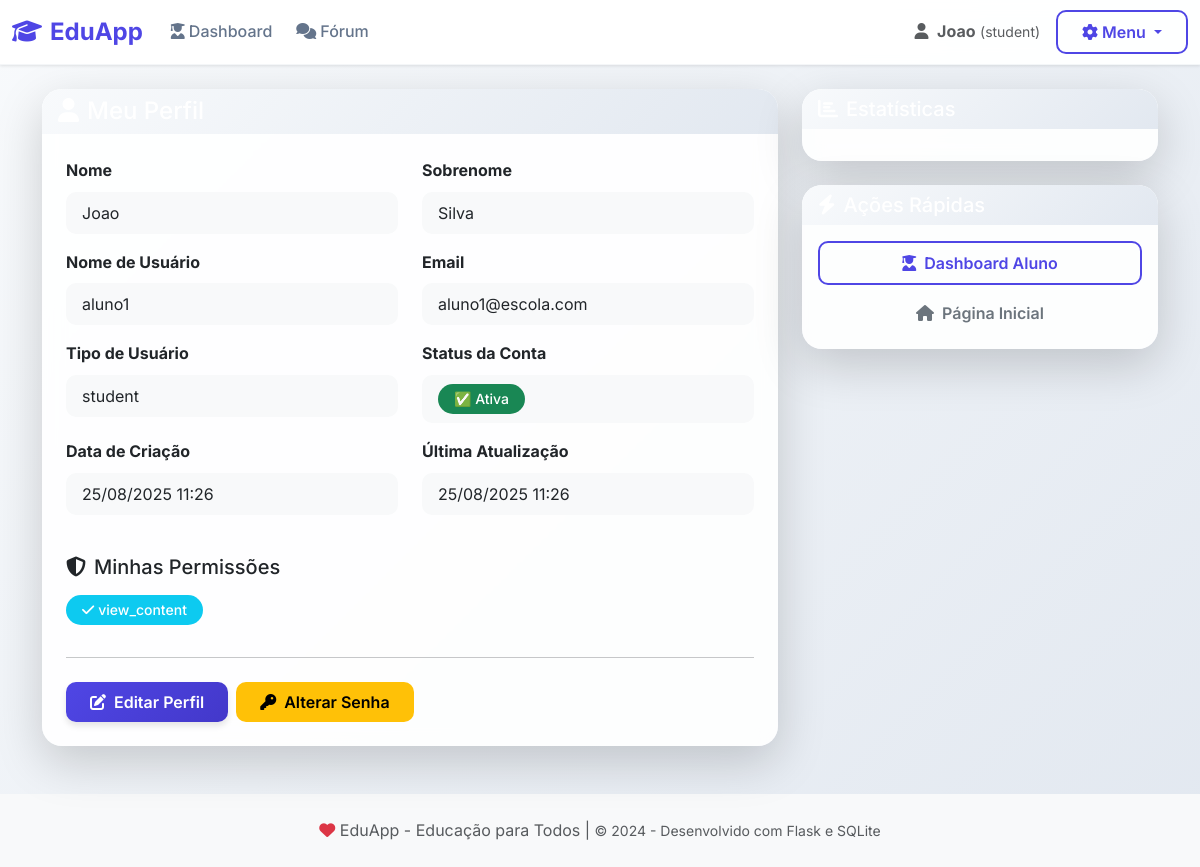
Screenshot of /profile (signed in) with the database file from the repository.
### tables this page shows
CREATE TABLE users (
                id INTEGER PRIMARY KEY AUTOINCREMENT,
                username TEXT UNIQUE NOT NULL,
                email TEXT UNIQUE NOT NULL,
                password_hash TEXT NOT NULL,
                first_name TEXT NOT NULL,
                last_name TEXT NOT NULL,
                user_type TEXT NOT NULL DEFAULT 'student',
                is_active BOOLEAN DEFAULT 1,
                created_at TIMESTAMP DEFAULT CURRENT_TIMESTAMP,
                updated_at TIMESTAMP DEFAULT CURRENT_TIMESTAMP
            );

### app.py (the view)
@app.route('/profile')
@login_required
def profile():
    return render_template('profile.html')

### app.py (called while the page is built)
@login_manager.user_loader
def load_user(user_id):
    db = get_db()
    return User.get_by_id(int(user_id), db)

def get_db():
    if 'db' not in g:
        g.db = sqlite3.connect('escola_para_todos.db')
        g.db.row_factory = sqlite3.Row
    return g.db

### models.py (called while the page is built)
    @property
    def is_active(self):
        return self._is_active

    @property
    def is_admin(self):
        return self.user_type == 'admin'

    @property
    def is_professor(self):
        return self.user_type == 'professor'

    @property
    def is_aluno(self):
        return self.user_type == 'aluno'

    def get_required_permissions(self):
        permissions = ['view_content']
        if self.is_aluno:
            permissions.extend(['view_own_progress', 'take_exercises'])
        elif self.is_professor:
            permissions.extend(['create_content', 'view_analytics', 'manage_own_content'])
        elif self.is_admin:
            permissions.extend(['create_content', 'view_analytics', 'manage_users', 'manage_all_content', 'system_admin'])
        return permissions

    @staticmethod
    def get_by_id(user_id, db):
        cur = db.cursor()
        cur.execute('''
            SELECT id, username, email, first_name, last_name, user_type, is_active, created_at, updated_at
            FROM users WHERE id = ?
        ''', (user_id,))
        user_data = cur.fetchone()
        cur.close()
        if user_data:
            return User(*user_data)
        return None

### templates/profile.html (shortened to what this page needs)
{% extends "base.html" %}
{% block content %}
<div class="container">
    <div class="row">
        <div class="col-lg-8">
            <div class="card shadow-lg">
                <div class="card-header bg-primary text-white">
                    <h4 class="mb-0">
                        <i class="fas fa-user me-2"></i>Meu Perfil
                    </h4>
                </div>
                <div class="card-body p-4">
                    <div class="row">
                        <div class="col-md-6 mb-3">
                            <label class="form-label fw-bold">Nome</label>
                            <p class="form-control-plaintext">{{ current_user.first_name }}</p>
                        </div>
                        <div class="col-md-6 mb-3">
                            <label class="form-label fw-bold">Sobrenome</label>
                            <p class="form-control-plaintext">{{ current_user.last_name }}</p>
                        </div>
                    </div>
                    <div class="row">
                        <div class="col-md-6 mb-3">
                            <label class="form-label fw-bold">Nome de Usuário</label>
                            <p class="form-control-plaintext">{{ current_user.username }}</p>
                        </div>
                        <div class="col-md-6 mb-3">
                            <label class="form-label fw-bold">Email</label>
                            <p class="form-control-plaintext">{{ current_user.email }}</p>
                        </div>
                    </div>
                    <div class="row">
                        <div class="col-md-6 mb-3">
                            <label class="form-label fw-bold">Tipo de Usuário</label>
                            <p class="form-control-plaintext">
                                {{ get_user_type_display(current_user.user_type) }}
                            </p>
                        </div>
                        <div class="col-md-6 mb-3">
                            <label class="form-label fw-bold">Status da Conta</label>
                            <p class="form-control-plaintext">
                                {% if current_user.is_active %}
                                    <span class="badge bg-success">✅ Ativa</span>
                                {% else %}
                                    <span class="badge bg-danger">❌ Inativa</span>
                                {% endif %}
                            </p>
                        </div>
                    </div>
                    <div class="row">
                        <div class="col-md-6 mb-3">
                            <label class="form-label fw-bold">Data de Criação</label>
                            <p class="form-control-plaintext">
                                {{ format_datetime(current_user.created_at) }}
                            </p>
                        </div>
                        <div class="col-md-6 mb-3">
                            <label class="form-label fw-bold">Última Atualização</label>
                            <p class="form-control-plaintext">
                                {{ format_datetime(current_user.updated_at) }}
                            </p>
                        </div>
                    </div>
                    <div class="row mt-4">
                        <div class="col-12">
                            <h5 class="mb-3">
                                <i class="fas fa-shield-alt me-2"></i>Minhas Permissões
                            </h5>
                            <div class="row">
                                {% for permission in current_user.get_required_permissions() %}
                                <div class="col-md-4 mb-2">
                                    <span class="badge bg-info me-1">
                                        <i class="fas fa-check me-1"></i>{{ permission }}
                                    </span>
                                </div>
                                {% endfor %}
                            </div>
                        </div>
                    </div>
                    <hr class="my-4">
                    <div class="d-flex gap-2">
                        <a href="{{ url_for('edit_profile') }}" class="btn btn-primary">
                            <i class="fas fa-edit me-2"></i>Editar Perfil
                        </a>
                        <a href="{{ url_for('change_password') }}" class="btn btn-warning">
                            <i class="fas fa-key me-2"></i>Alterar Senha
                        </a>
                    </div>
                </div>
            </div>
        </div>
        <div class="col-lg-4">
            <div class="card shadow-lg mb-4">
                <div class="card-header bg-info text-white">
                    <h5 class="mb-0">
                        <i class="fas fa-chart-bar me-2"></i>Estatísticas
                    </h5>
                </div>
                <div class="card-body">
                </div>
            </div>
            <div class="card shadow-lg">
                <div class="card-header bg-success text-white">
                    <h5 class="mb-0">
                        <i class="fas fa-bolt me-2"></i>Ações Rápidas
                    </h5>
                </div>
                <div class="card-body">
                    <div class="d-grid gap-2">
                        {% if current_user.is_admin %}
                            <a href="{{ url_for('admin_dashboard') }}" class="btn btn-outline-primary">
                                <i class="fas fa-tachometer-alt me-2"></i>Dashboard Admin
                            </a>
                            <a href="{{ url_for('manage_users') }}" class="btn btn-outline-warning">
                                <i class="fas fa-users me-2"></i>Gerenciar Usuários
                            </a>
                        {% elif current_user.is_professor %}
                            <a href="{{ url_for('professor_dashboard') }}" class="btn btn-outline-primary">
                                <i class="fas fa-chalkboard-teacher me-2"></i>Dashboard Professor
                            </a>
                        {% else %}
                            <a href="{{ url_for('student_dashboard') }}" class="btn btn-outline-primary">
                                <i class="fas fa-user-graduate me-2"></i>Dashboard Aluno
                            </a>
                        {% endif %}
                        <a href="{{ url_for('splash') }}" class="btn btn-outline-secondary">
                            <i class="fas fa-home me-2"></i>Página Inicial
                        </a>
                    </div>
                </div>
            </div>
        </div>
    </div>
</div>
{% endblock %}

### templates/base.html (shortened to what this page needs)
<!DOCTYPE html>
<html lang="pt-BR">
<head>
    <link href="https://cdn.jsdelivr.net/npm/bootstrap@5.3.0/dist/css/bootstrap.min.css" rel="stylesheet">
    <link href="https://cdnjs.cloudflare.com/ajax/libs/font-awesome/6.4.0/css/all.min.css" rel="stylesheet">
</head>
<body>
    <nav class="navbar navbar-expand-lg navbar-light sticky-top">
        <div class="container-fluid">
            <a class="navbar-brand" href="{{ url_for('splash') }}">
                <i class="fas fa-graduation-cap me-2"></i>EduApp
            </a>
            <div class="collapse navbar-collapse" id="navbarNav">
                <ul class="navbar-nav me-auto">
                    {% if current_user.is_authenticated %}
                    {% if current_user.is_admin %}
                    <li class="nav-item">
                        <a class="nav-link" href="{{ url_for('admin_dashboard') }}">
                            <i class="fas fa-tachometer-alt me-1"></i>Dashboard
                        </a>
                    </li>
                    <li class="nav-item">
                        <a class="nav-link" href="{{ url_for('admin_usuarios') }}">
                            <i class="fas fa-users me-1"></i>Usuários
                        </a>
                    </li>
                    <li class="nav-item">
                        <a class="nav-link" href="{{ url_for('admin_relatorios') }}">
                            <i class="fas fa-chart-bar me-1"></i>Relatórios
                        </a>
                    </li>
                    {% elif current_user.is_professor %}
                    <li class="nav-item">
                        <a class="nav-link" href="{{ url_for('professor_dashboard') }}">
                            <i class="fas fa-chalkboard-teacher me-1"></i>Dashboard
                        </a>
                    </li>
                    {% else %}
                    <li class="nav-item">
                        <a class="nav-link" href="{{ url_for('student_dashboard') }}">
                            <i class="fas fa-user-graduate me-1"></i>Dashboard
                        </a>
                    </li>
                    <li class="nav-item">
                        <a class="nav-link" href="{{ url_for('forum') }}">
                            <i class="fas fa-comments me-1"></i>Fórum
                        </a>
                    </li>
                    {% endif %}
                    {% endif %}
                </ul>
                <div class="d-flex align-items-center">
                    {% if current_user.is_authenticated %}
                    <div class="me-3 d-none d-md-block">
                        <span class="text-muted">
                            <i class="fas fa-user me-1"></i>
                            <strong>{{ current_user.first_name }}</strong>
                            <small class="text-muted">({{ get_user_type_display(current_user.user_type) }})</small>
                        </span>
                    </div>
                    <div class="dropdown">
                        <button class="btn btn-outline-primary dropdown-toggle" type="button" data-bs-toggle="dropdown">
                            <i class="fas fa-cog me-1"></i>Menu
                        </button>
                    </div>
                    {% endif %}
                </div>
            </div>
        </div>
    </nav>
    <main class="container-fluid my-4">
        {% block content %}
        {% endblock %}
    </main>
    <footer class="bg-light text-center text-muted py-4 mt-5">
        <div class="container">
            <p class="mb-0">
                <i class="fas fa-heart text-danger"></i>
                EduApp - Educação para Todos |
                <small>&copy; 2024 - Desenvolvido com Flask e SQLite</small>
            </p>
        </div>
    </footer>
</body>
</html>

### templates/base.html (style rules this page uses)
:root { --primary-color: #4f46e5; --primary-hover: #4338ca; --secondary-color: #64748b; --success-color: #10b981; --warning-color: #f59e0b; --danger-color: #ef4444; --info-color: #06b6d4; --light-bg: #f8fafc; --dark-bg: #1e293b; --border-radius: 12px; --shadow-sm: 0 1px 3px rgba(0, 0, 0, 0.1); --shadow-md: 0 4px 6px rgba(0, 0, 0, 0.1); --shadow-lg: 0 10px 15px rgba(0, 0, 0, 0.1); --transition: all 0.3s cubic-bezier(0.4, 0, 0.2, 1); }
* { box-sizing: border-box; }
body { font-family: 'Inter', -apple-system, BlinkMacSystemFont, 'Segoe UI', Roboto, sans-serif; background: linear-gradient(135deg, #f8fafc 0%, #e2e8f0 100%); min-height: 100vh; color: #334155; line-height: 1.6; }
.navbar { background: rgba(255, 255, 255, 0.95) !important; backdrop-filter: blur(10px); border-bottom: 1px solid rgba(148, 163, 184, 0.1); box-shadow: var(--shadow-sm); transition: var(--transition); }
.navbar-brand { font-weight: 700; font-size: 1.5rem; color: var(--primary-color) !important; text-decoration: none; }
.nav-link { font-weight: 500; color: var(--secondary-color) !important; border-radius: var(--border-radius); padding: 0.5rem 1rem; margin: 0 0.25rem; transition: var(--transition); position: relative; }
.btn { border-radius: var(--border-radius); font-weight: 500; padding: 0.5rem 1.5rem; transition: var(--transition); border: none; position: relative; overflow: hidden; }
.btn-primary { background: linear-gradient(135deg, var(--primary-color) 0%, var(--primary-hover) 100%); box-shadow: var(--shadow-md); }
.btn-outline-primary { border: 2px solid var(--primary-color); color: var(--primary-color); background: transparent; }
.card { border: none; border-radius: var(--border-radius); box-shadow: var(--shadow-md); transition: var(--transition); background: rgba(255, 255, 255, 0.9); backdrop-filter: blur(10px); }
.card-header { background: linear-gradient(135deg, #f8fafc 0%, #e2e8f0 100%); border-bottom: 1px solid rgba(148, 163, 184, 0.1); border-radius: var(--border-radius) var(--border-radius) 0 0 !important; font-weight: 600; }
.badge { font-weight: 500; padding: 0.5rem 0.75rem; border-radius: 20px; }
.fade-in { animation: fadeIn 0.5s ease-in-out; }

### templates/profile.html (style rules this page uses)
.card { border: none; border-radius: 20px; }
.card-header { border-radius: 20px 20px 0 0 !important; border: none; }
.form-control-plaintext { background-color: #f8f9fa; border-radius: 10px; padding: 0.5rem 1rem; margin: 0; }
.badge { font-size: 0.875em; padding: 0.5rem 1rem; border-radius: 20px; }
.btn { border-radius: 10px; font-weight: 600; transition: all 0.3s ease; }

### rows the page displays
users: first_name "Joao", user_type "student", last_name "Silva", username "aluno1", email "aluno1@escola.com", created_at "25/08/2025 11:26", updated_at "25/08/2025 11:26"

### other values shown
{{ permission }} "view_content"
